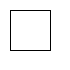
Frame 1 (no input)
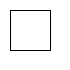
Frame 60 (the mouse pressed at the canvas centre just before this capture)
Frame 120 (the mouse held since frame 60 and released just before this capture): identical to frame 60, image omitted

The Processing sketch that drew these frames (run headless with seeded random() and noise(); from frame 60 on, the mouse is pressed at the canvas centre):

// Processing sketch: H09Opd4
// ── H09Opd4.pde
int a = 10;
int b = 50;
int Mijnmethode(int getal, int getal2, int getal3, int getal4){
  line(getal,getal2,getal3,getal4);
  int niks = 0;
  return(niks);
}

void draw(){
  Mijnmethode(a,a,a,b);
  Mijnmethode(a,a,b,a);
  Mijnmethode(a,b,b,b);
  Mijnmethode(b,b,b,a);
}











void setup(){
  size(70,70);
  background(255,255,255);
  frameRate(144);
}
//gebruik 4 lijnen voor het vierkantje.
